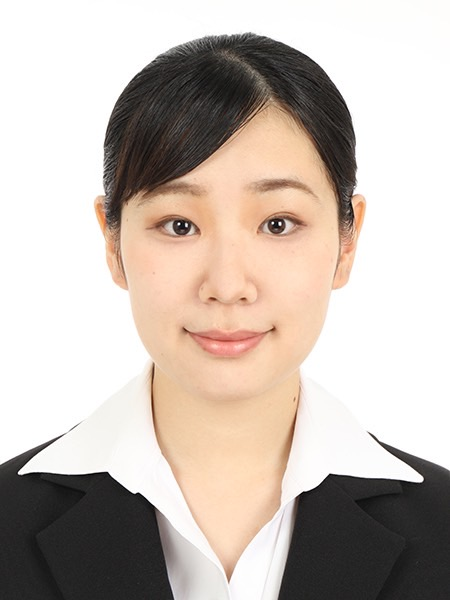
#> input picture syoumei.jpg, 450 x 600 px; its folder holds only this picture in this run
$ python -i model.py   (imports and definitions only)
#> lines starting #> are read from the running program, lines starting #| are printed output that depends on the picture
import cv2
from IPython.display import Image, display
from matplotlib import pyplot as plt
import numpy as np
import os

face_roi = []

# 画像のパスをドライブからいれる
# image_path = "syoumei.jpg"
# 画像読み込み、cv2.imread(image_path) で指定された画像を読み込み
def detect_season(image_path):
#> called with image_path = 'syoumei.jpg'
    global face_roi
    image = cv2.imread(image_path)
#> image is the input picture: shape (600, 450, 3); mean B, G, R 178.1, 186.2, 197.3
    converted_image = cv2.cvtColor(image, cv2.COLOR_BGR2RGB)

    # 顔検出
    face_cascade = cv2.CascadeClassifier(cv2.data.haarcascades + 'haarcascade_frontalface_default.xml')
    faces = face_cascade.detectMultiScale(converted_image, scaleFactor=1.1, minNeighbors=5, minSize=(30, 30))
#> faces = [[81, 110, 296, 296]]

    # 顔が読み込めない
    if len(faces) == 0:
        return "顔が検出されませんでした", None

    x, y, w, h = faces[0]
#> x = 81; y = 110; w = 296; h = 296
    face_roi = converted_image[y:y+h, x:x+w]
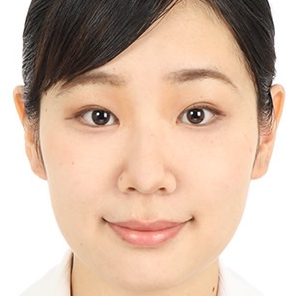
#> face_roi: shape (296, 296, 3); mean R, G, B 213.1, 186.7, 168.5


    #cv2.imwrite("./uploads/face_roi/face_roi.jpg", cv2.cvtColor(face_roi, cv2.COLOR_RGB2BGR))
    cv2.imwrite("static/images/face_roi.png", cv2.cvtColor(face_roi, cv2.COLOR_RGB2BGR))

    #face_roi_path="./uploads/face_roi/face_roi.jpg"


    # 平均色をHSV形式に変換
    average_color_hsv = cv2.cvtColor(face_roi, cv2.COLOR_BGR2HSV)[0][0]
#> average_color_hsv = [0, 0, 255]
    # 色相 (Hue) の値を取得
    hue_value = average_color_hsv[0]
#> hue_value = 0

    # 季節の判定
    # 冬: 0° 〜 30°および 330° 〜 360°（赤みがかった色相）
    # 春: 30° 〜 120°（明るく、爽やかな色相）
    # 夏: 120° 〜 240°（暖かく、鮮やかな色相）
    # 秋: 240° 〜 330°（深みのある、渋い色相
    season = ""
    if (hue_value >= 0 and hue_value < 30) or (hue_value >= 330 and hue_value <= 360):
        season = "ブルべ冬"
    elif hue_value >= 30 and hue_value < 120:
        season = "イエベ春"
    elif hue_value >= 120 and hue_value < 240:
        season = "ブルべ夏"
    elif hue_value >= 240 and hue_value < 330:
        season = "イエベ秋"

    return season
# [5 lines of commented-out code are left out]


>>> result = detect_season('syoumei.jpg')
